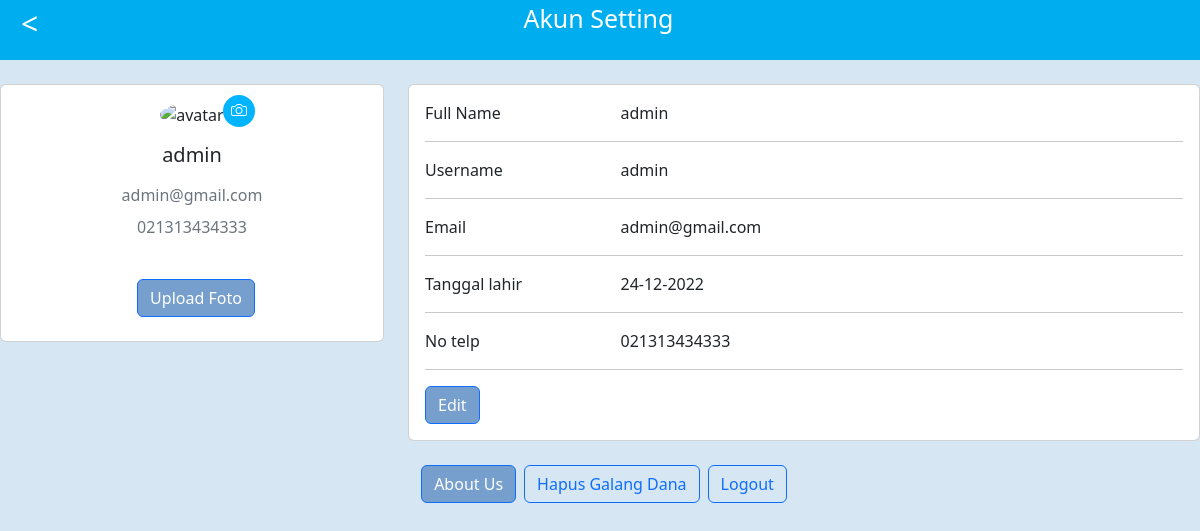
/akunset/setakun.php (signed in), run on the app's committed database.
### tables this page shows
CREATE TABLE `users` (
  `nama` varchar(255) NOT NULL,
  `username` varchar(50) NOT NULL,
  `tgl_lahir` date NOT NULL,
  `email` varchar(50) NOT NULL,
  `no_tlpn` varchar(15) NOT NULL,
  `password` varchar(255) NOT NULL
);

### akunset/setakun.php (the view, shortened to what this page needs)
<?php
include "../conf/koneksi.php";
  $name = "";
  $uname = "";
  $email = "";
  $tgl = "";
  $no = "";
  $code = $_SESSION["loginUsername"];
  if(isset($_SESSION["loginUsername"])){
  $loginUsername = $_SESSION["loginUsername"];
  $result = mysqli_query($koneksi, "SELECT * FROM users WHERE username = '$loginUsername'");
  $row = mysqli_fetch_assoc($result);
  $name = $row["nama"];
  $uname = $row["username"];
  $email = $row["email"];
  $tgl = $row["tgl_lahir"];
  $no = $row["no_tlpn"];
  $re = mysqli_query($koneksi, "SELECT profil FROM profil WHERE username = '$loginUsername'");
  $rew = mysqli_fetch_assoc($re);
  $profil = $rew["profil"];
    }else {
    header("location: ../logReg/login.php");
  }
?>
<!DOCTYPE html>
<html lang="en">
  <head>
    <link href="https://cdn.jsdelivr.net/npm/bootstrap@5.2.3/dist/css/bootstrap.min.css" rel="stylesheet" />
    <link rel="stylesheet" href="setakunstyle.css" />
  </head>
  <body>
    <header class="header text-center">
      <div style="float: left">
        <button style="background-color: transparent; border-style: none; color: white; font-size: 30px; margin-left: 15px; width: 10px">
        <a style="text-decoration: none; color: white" href="../homepage/index.php"><</a>
        </button>
      </div>
      <span style="color: white; font-size: 25px; margin-left: -30px">Akun Setting</span>
    </header>
    <br />
    <div class="akun row">
      <div class="col-lg-4">
        <div class="card mb-4">
          <div class="card-body text-center">
            <form method="post" enctype="multipart/form-data">
            <div style="width: 125px;position: relative;margin: auto;">
            <img src="../img/<?= $profil; ?>"  alt="avatar" class="rounded-circle img-fluid" style="width: 150px" />
            <div style="position: absolute;bottom: 0;right: 0;background: #00b4ff;width: 32px;height: 32px;line-height: 33px;text-align: center;border-radius: 50%;overflow: hidden;">
              <i class = "fa fa-camera-primary" style = "color: white;"></i>
            </div>
            </div>
            <h5 class="my-3"><?php echo($name) ?></h5>
            <p class="text-muted mb-2"><?php echo($email) ?></p>
            <p class="text-muted mb-4"><?php echo($no) ?></p>
            <div style="height: 16px;"></div>
            <div class="help d-flex justify-content-center mb-2">
              <button name="upload" class="btn btn-primary ms-2">Upload Foto</button>
            </div>
            </form>
          </div>
        </div>
      </div>
      <div class="col-lg-8">
        <div class="card mb-4">
          <div class="card-body">
            <div class="row">
              <div class="col-sm-3">
                <p class="fullname mb-0">Full Name</p>
              </div>
              <div class="col-sm-9">
                <p class="isiannama mb-0"><?php echo($name) ?></p>
              </div>
            </div>
            <hr />
            <div class="row">
              <div class="col-sm-3">
                <p class="email mb-0">Username</p>
              </div>
              <div class="col-sm-9">
                <p class="emailnya mb-0"><?php echo($uname) ?></p>
              </div>
            </div>
            <hr />
            <div class="row">
              <div class="col-sm-3">
                <p class="mb-0">Email</p>
              </div>
              <div class="col-sm-9">
                <p class="nohp mb-0"><?php echo($email) ?></p>
              </div>
            </div>
            <hr />
            <div class="row">
              <div class="col-sm-3">
                <p class="mb-0">Tanggal lahir</p>
              </div>
              <div class="col-sm-9">
                <p class="nohp mb-0"><?php echo date("d-m-Y", strtotime($tgl)); ?></p>
              </div>
            </div>
            <hr />
            <div class="row">
              <div class="col-sm-3">
                <p class="mb-0">No telp</p>
              </div>
              <div class="col-sm-9">
                <p class="mb-0"><?php echo($no) ?></p>
              </div>
            </div>
            <hr />
            <div class="row">
              <div class="col-sm-12">
                <a class="btn btn-primary" target="__blank" href="setakun2.php?<?= $row["username"] ?>">Edit</a>
              </div>
            </div>
          </div>
        </div>
      </div>
      <div class="help d-flex justify-content-center mb-2">
        <a class="btn btn-primary ms-2" target="__blank">About Us</a>
        <a name="hapus" type="button" class="btn btn-outline-primary ms-2" href="hapus.php?username=<?= $code ?>">Hapus Galang Dana</a>
        <a class="btn btn-outline-primary ms-2" target="__blank" href="logout.php">Logout</a>
      </div>
    </div>
  </body>
</html>

### akunset/setakunstyle.css (style rules this page uses)
body { box-sizing: content-box; margin: auto; background-color: #d6e6f2; }
.header { width: 100%; left: 0px; right: 0px; top: 0px; z-index: 11; background: #00aeef; height: 60px; }
.btn-primary { background-color: #769fcd; }

### data on the page
users: nama "admin", email "admin@gmail.com", no_tlpn "021313434333", username "admin", tgl_lahir "24-12-2022"
